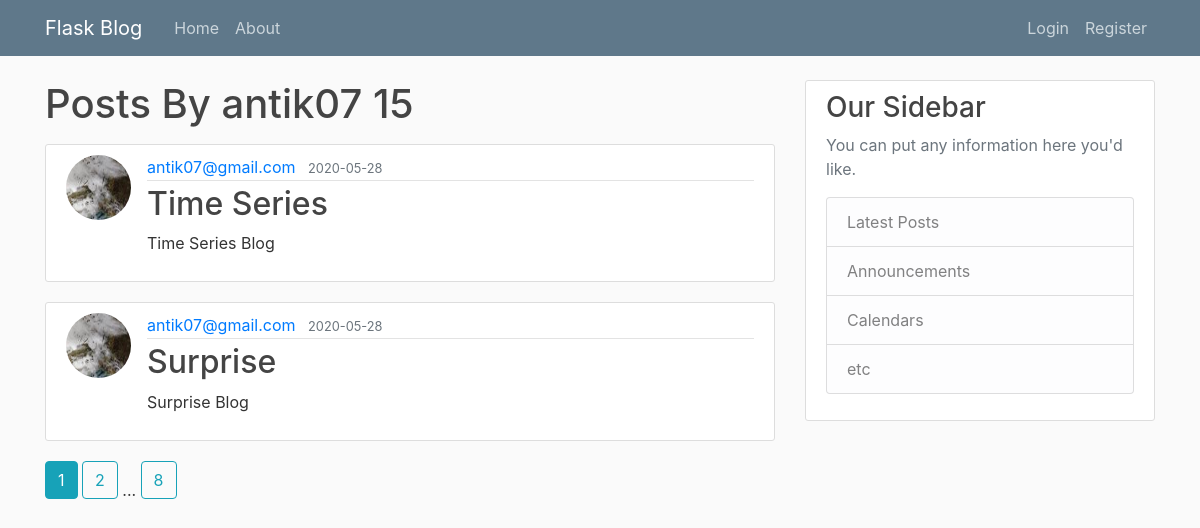
/user/antik07, run on an earlier commit of the app's database.
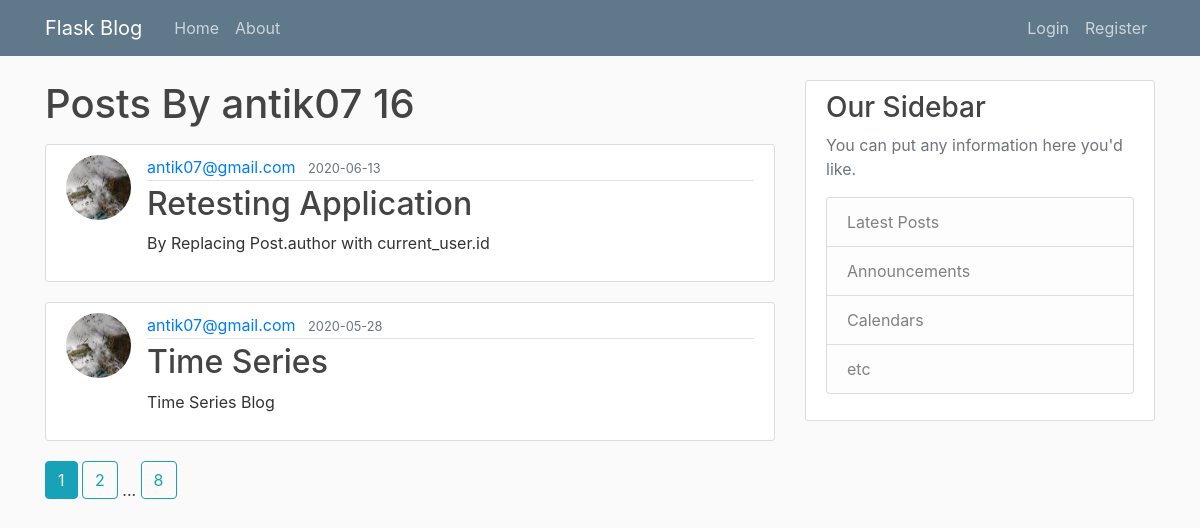
And on a later commit of the database.
### flask_blog/models.py (models this page shows, shortened)
class Post(db.Model):
    id=db.Column(db.Integer,primary_key=True)
    title=db.Column(db.String(100), nullable=False)
    date_posted=db.Column(db.DateTime, nullable=False,default=datetime.utcnow)
    content=db.Column(db.Text, nullable=False)
    user_id=db.Column(db.Integer, db.ForeignKey('user.id'),nullable=False)

class User(db.Model,UserMixin):
    id=db.Column(db.Integer, primary_key=True)
    username=db.Column(db.String(20),unique=True,nullable=False)
    email=db.Column(db.String(120),unique=True,nullable=False)
    image_file=db.Column(db.String(20),nullable=False, default='default.jpeg')
    password=db.Column(db.String(60),nullable=False)
    '''
    Lazy loading refers to objects are returned from a query
    without the related objects loaded at first. When the given
    collection or reference is first accessed on a particular object,an
    additional SELECT statement is emitted such that the requested collection is loaded.
    '''
    posts=db.relationship('Post',backref='author',lazy=True)

### flask_blog/users/routes.py (the view)
@users.route("/user/<string:username>",methods=['GET'])
def user_posts(username):
    page=request.args.get('page',1,type=int)
    user=User.query.filter_by(username=username).first_or_404()
    wall_post=Post.query.filter_by(author=user).order_by(Post.date_posted.desc()).paginate(per_page=2,page=page)
    return render_template('user_posts.html',posts=wall_post,user=user)

### flask_blog/templates/user_posts.html
{% extends "layout.html" %}
{% block content %}
<h1 class="mb-3">Posts By {{ user.username }} {{ posts.total }}</h1>
{% for post in posts.items %}
  <article class="media content-section">
    <img class="rounded-circle article-img" src="{{ url_for('static',  filename='profile_pics/'+ post.author.image_file) }}" alt="">
    <div class="media-body">
      <div class="article-metadata">
        <a class="mr-2" href="{{ url_for('users.user_posts', username=user.username) }}">{{ post.author.email }}</a>
        <small class="text-muted">{{ post.date_posted.strftime('%Y-%m-%d') }}</small>
      </div>
      <h2><a class="article-title" href="{{ url_for('posts.post', post_id=post.id) }}">{{ post.title }}</a></h2>
      <p class="article-content">{{ post.content }}</p>
    </div>
  </article>
{% endfor %}
{%  for page_num in posts.iter_pages(left_edge=1,right_edge=1,left_current=1, right_current=2) %}
  {% if page_num %}
    {% if page_num==posts.page %}
      <a class="btn btn-info mb-4" href="{{ url_for('users.user_posts', username=user.username ,page=page_num) }}">{{ page_num }}</a>
    {% else %}
      <a class="btn btn-outline-info mb-4" href="{{ url_for('users.user_posts', username=user.username ,page=page_num) }}">{{ page_num }}</a>
    {% endif %}
  {% else %}
  ...
  {% endif %}
{% endfor %}
{% endblock content %}

What changed in the data, as far as the page shows it:
no longer on this page (row unchanged): Post: image_file (picture), author.email "antik07@gmail.com", date_posted "2020-05-28", title "Surprise", content "Surprise Blog"
added Post: image_file (picture), author.email "antik07@gmail.com", date_posted "2020-06-13", title "Retesting Application", content "By Replacing Post.author with current_user.id"
Also different on the page:
{{ posts.total }}: "15" → "16"
